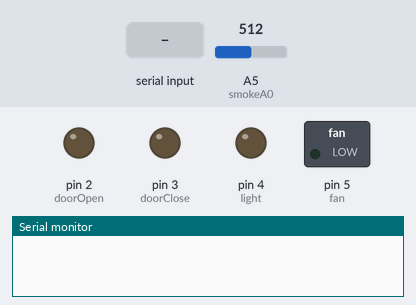
This sketch was run on a simulated Arduino Uno, built with avr-gcc and run on an emulated ATmega328P. On the bench: switched loads named in the sketch (green lamp = pin HIGH), output pins drawn as LEDs (lit = HIGH), the last lines printed to the serial monitor. Inputs (shaded band) come from the test bench; at power-on: A5 (smokeA0) = 512.

Above: at 1.2 s.
1.3 s: "DoorOpen" received over the second serial link
At 2.7 s:
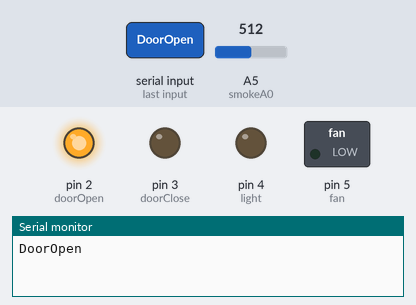
4.3 s: "DoorClose" received over the second serial link
At 5.3 s:
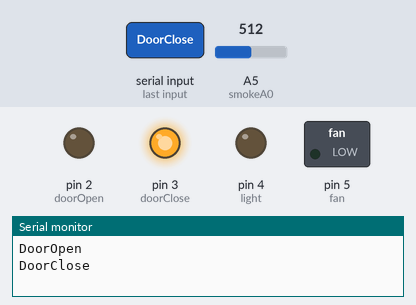
Timing chart, 0 to 7.9 s (numbered marks = the images above; inputs shaded):
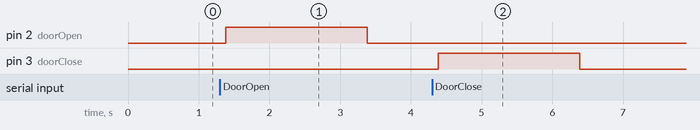

The sketch:

HomeAutomation.ino
```cpp
#include <SoftwareSerial.h>
SoftwareSerial BT(10, 11); //TX, RX  pins of arduino respetively
String command;
int doorOpen = 2, doorClose = 3, light = 4, fan = 5;
int smokeA0 = A5;
int sensorThres = 300;

void setup()
{
  pinMode(smokeA0, INPUT);

  BT.begin(9600);
  Serial.begin(9600);
  pinMode(doorOpen, OUTPUT);
  pinMode(doorClose, OUTPUT);
  pinMode(light, OUTPUT);
  pinMode(fan, OUTPUT);


}

void loop() {
  int analogSensor = analogRead(smokeA0);
  if (analogSensor > sensorThres){
      digitalWrite (light, LOW);
      digitalWrite (fan, LOW);
    }
  while (BT.available()){  //Check if there is an available byte to read
  delay(10); //Delay added to make thing stable
  char c = BT.read(); //Conduct a serial read
  command += c; //build the string.
  }
  if (command.length() > 0) {
    Serial.println(command);
  if(command == "DoorOpen") //this command will be given as an input to switch on light1
  {
    digitalWrite(doorOpen,HIGH); //Motor runs clockwise//
    delay(2000);            //for 1 second//
    digitalWrite(doorOpen, LOW); //Motor stops//

  }
  else if (command == "DoorClose")
  {
    //digitalWrite (doorClose, HIGH);
    digitalWrite(doorClose, HIGH);//Motor runs counter-clockwise//
    delay(2000);            //For 1 second//
    digitalWrite(doorClose, LOW); //Motor stops//
  }
  else if ( command == "LightOn" && analogSensor < sensorThres)
 {
   digitalWrite (light, HIGH);
 }
  else if (command == "LightOff")
 {
   digitalWrite (light, LOW);
 }
  else if (command == "FanOn" && analogSensor < sensorThres)
 {
   digitalWrite (fan, HIGH);
 }
  else if (command == "FanOff") //using this command you can switch on all devices
 {
   digitalWrite (fan, LOW);
 }
command="";}}
```

Measured:
- after the input at 1.3 s, pin 2 (doorOpen): LOW → HIGH after 0.08 s, → LOW 2.0 s later
- after the input at 4.3 s, pin 3 (doorClose): LOW → HIGH after 0.09 s, → LOW 2.0 s later
